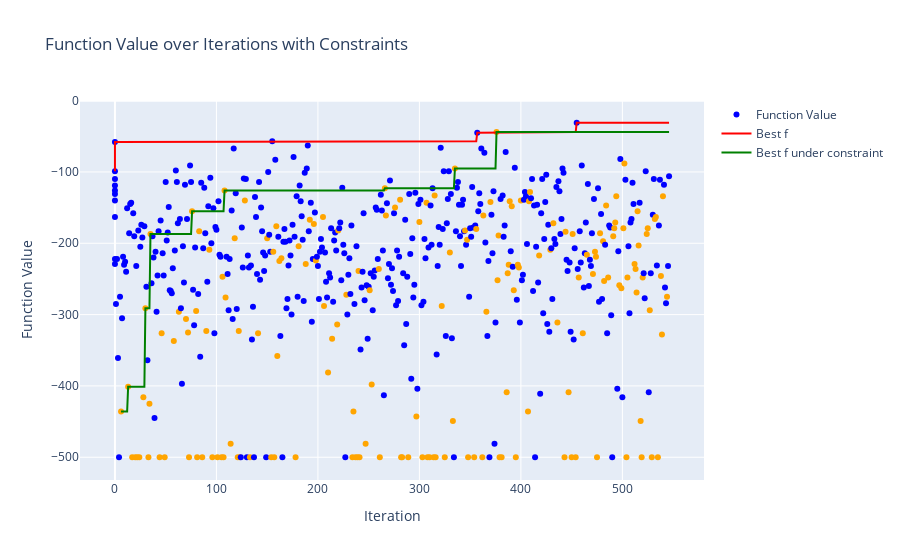

Notebook cell for this chart:
### Code cell
filename = search_log_files(LOG_DIR, ["2024-08-29", "tanh_5"])[0]
print(filename)
print()

log_file_path = os.path.join(LOG_DIR, filename)
df_merged, settings = parse_and_prepare_data(log_file_path)

print("実験設定")
display(settings)
print()
display(df_merged)

plot_function_values(df_merged)

### Figure 1 — Plotly figure (JSON) as saved in the notebook; plotly's stock layout.template omitted (floating-point values rounded to 4 significant figures; data arrays with more than 128 entries replaced by an {"elided": "..."} marker saying what was removed)
{"data": [{"marker": {"color": {"elided": "556 str values"}}, "mode": "markers", "name": "Function Value", "type": "scatter", "x": {"elided": "556 int values"}, "y": {"elided": "556 int values"}}, {"line": {"color": "red"}, "mode": "lines", "name": "Best f", "type": "scatter", "x": {"elided": "556 int values"}, "y": {"elided": "556 int values"}}, {"line": {"color": "green"}, "mode": "lines", "name": "Best f under constraint", "type": "scatter", "x": {"elided": "556 int values"}, "y": {"elided": "556 int values"}}], "layout": {"showlegend": true, "title": {"text": "Function Value over Iterations with Constraints"}, "xaxis": {"title": {"text": "Iteration"}}, "yaxis": {"title": {"text": "Function Value"}}}}
